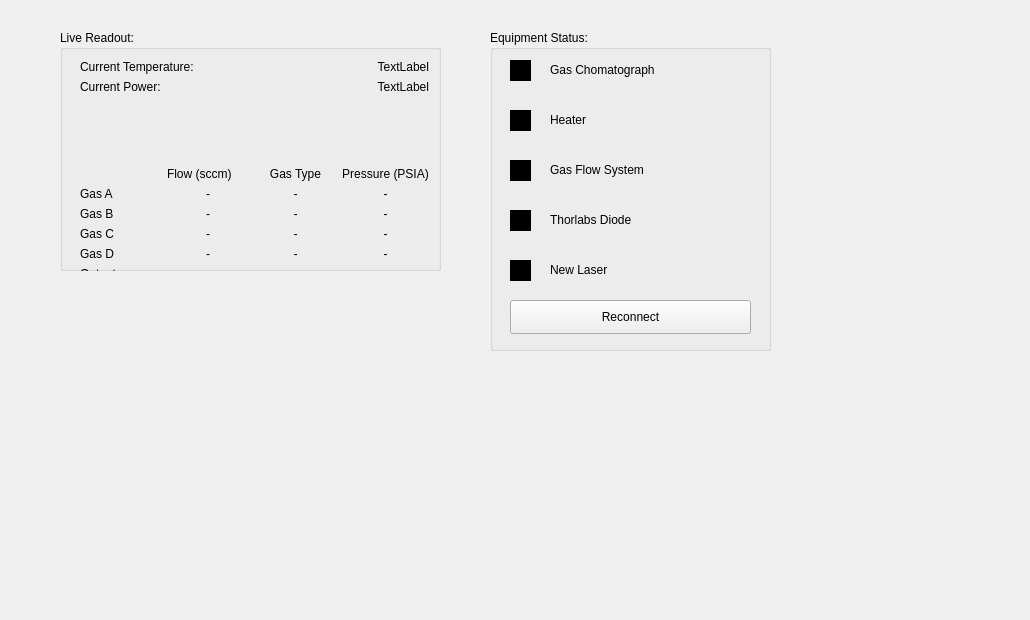
     <widget class="QWidget" name="tabLiveView">
      <attribute name="title">
       <string>Live View</string>
      </attribute>
      <widget class="QLabel" name="label_37">
       <property name="geometry">
        <rect>
         <x>810</x>
         <y>520</y>
         <width>211</width>
         <height>91</height>
        </rect>
       </property>
       <property name="text">
        <string/>
       </property>
       <property name="pixmap">
        <pixmap>../../../../../.designer/backup/gui_style_guides/drawing.svg</pixmap>
       </property>
       <property name="scaledContents">
        <bool>true</bool>
       </property>
       <property name="alignment">
        <set>Qt::AlignCenter</set>
       </property>
      </widget>
      <widget class="QGroupBox" name="groupBox_3">
       <property name="geometry">
        <rect>
         <x>60</x>
         <y>30</y>
         <width>381</width>
         <height>241</height>
        </rect>
       </property>
       <property name="title">
        <string>Live Readout:</string>
       </property>
       <widget class="QWidget" name="layoutWidget_9">
        <property name="geometry">
         <rect>
          <x>20</x>
          <y>30</y>
          <width>349</width>
          <height>221</height>
         </rect>
        </property>
        <layout class="QVBoxLayout" name="verticalLiveReadout1_2">
         <item>
          <layout class="QFormLayout" name="formLayout_5">
           <item row="0" column="0">
            <widget class="QLabel" name="label_91">
             <property name="text">
              <string>Current Temperature:</string>
             </property>
            </widget>
           </item>
           <item row="0" column="1">
            <widget class="QLabel" name="current_temp_2">
             <property name="text">
              <string>TextLabel</string>
             </property>
             <property name="alignment">
              <set>Qt::AlignRight|Qt::AlignTrailing|Qt::AlignVCenter</set>
             </property>
            </widget>
           </item>
           <item row="1" column="0">
            <widget class="QLabel" name="label_92">
             <property name="text">
              <string>Current Power:</string>
             </property>
            </widget>
           </item>
           <item row="1" column="1">
            <widget class="QLabel" name="current_power_2">
             <property name="text">
              <string>TextLabel</string>
             </property>
             <property name="alignment">
              <set>Qt::AlignRight|Qt::AlignTrailing|Qt::AlignVCenter</set>
             </property>
            </widget>
           </item>
          </layout>
         </item>
         <item>
          <layout class="QGridLayout" name="gridLayout_10">
           <item row="0" column="1">
            <widget class="QLabel" name="label_71">
             <property name="text">
              <string>Flow (sccm)</string>
             </property>
            </widget>
           </item>
           <item row="2" column="0">
            <widget class="QLabel" name="label_93">
             <property name="text">
              <string>Gas B</string>
             </property>
            </widget>
           </item>
           <item row="5" column="1">
            <widget class="QLabel" name="current_gasE_flow_2">
             <property name="text">
              <string>-</string>
             </property>
             <property name="alignment">
              <set>Qt::AlignCenter</set>
             </property>
            </widget>
           </item>
           <item row="2" column="1">
            <widget class="QLabel" name="current_gasB_comp_2">
             <property name="text">
              <string>-</string>
             </property>
             <property name="alignment">
              <set>Qt::AlignCenter</set>
             </property>
            </widget>
           </item>
           <item row="5" column="2">
            <widget class="QLabel" name="label_96">
             <property name="text">
              <string>sccm</string>
             </property>
             <property name="alignment">
              <set>Qt::AlignCenter</set>
             </property>
            </widget>
           </item>
           <item row="2" column="2">
            <widget class="QLabel" name="current_gasB_type_2">
             <property name="text">
              <string>-</string>
             </property>
             <property name="alignment">
              <set>Qt::AlignCenter</set>
             </property>
            </widget>
           </item>
           <item row="0" column="2">
            <widget class="QLabel" name="label_70">
             <property name="text">
              <string>Gas Type</string>
             </property>
             <property name="alignment">
              <set>Qt::AlignCenter</set>
             </property>
            </widget>
           </item>
           <item row="3" column="1">
            <widget class="QLabel" name="current_gasC_comp_2">
             <property name="text">
              <string>-</string>
             </property>
             <property name="alignment">
              <set>Qt::AlignCenter</set>
             </property>
            </widget>
           </item>
           <item row="4" column="0">
            <widget class="QLabel" name="label_22">
             <property name="text">
              <string>Gas D</string>
             </property>
            </widget>
           </item>
           <item row="1" column="0">
            <widget class="QLabel" name="label_72">
             <property name="text">
              <string>Gas A</string>
             </property>
            </widget>
           </item>
           <item row="3" column="2">
            <widget class="QLabel" name="current_gasC_type_2">
             <property name="text">
              <string>-</string>
             </property>
             <property name="alignment">
              <set>Qt::AlignCenter</set>
             </property>
            </widget>
           </item>
           <item row="4" column="1">
            <widget class="QLabel" name="current_gasD_comp_2">
             <property name="text">
              <string>-</string>
             </property>
             <property name="alignment">
              <set>Qt::AlignCenter</set>
             </property>
            </widget>
           </item>
           <item row="5" column="0">
            <widget class="QLabel" name="label_95">
             <property name="text">
              <string>Output:</string>
             </property>
            </widget>
           </item>
           <item row="3" column="0">
            <widget class="QLabel" name="label_94">
             <property name="text">
              <string>Gas C</string>
             </property>
            </widget>
           </item>
           <item row="4" column="2">
            <widget class="QLabel" name="current_gasD_type_2">
             <property name="text">
              <string>-</string>
             </property>
             <property name="alignment">
              <set>Qt::AlignCenter</set>
             </property>
            </widget>
           </item>
           <item row="1" column="1">
            <widget class="QLabel" name="current_gasA_comp_2">
             <property name="text">
              <string>-</string>
             </property>
             <property name="alignment">
              <set>Qt::AlignCenter</set>
             </property>
            </widget>
           </item>
           <item row="1" column="2">
            <widget class="QLabel" name="current_gasA_type_2">
             <property name="text">
              <string>-</string>
             </property>
             <property name="alignment">
              <set>Qt::AlignCenter</set>
             </property>
            </widget>
           </item>
           <item row="0" column="3">
            <widget class="QLabel" name="label_29">
             <property name="text">
              <string>Pressure (PSIA)</string>
             </property>
             <property name="alignment">
              <set>Qt::AlignCenter</set>
             </property>
            </widget>
           </item>
           <item row="1" column="3">
            <widget class="QLabel" name="current_gasA_pressure_2">
             <property name="text">
              <string>-</string>
             </property>
             <property name="alignment">
              <set>Qt::AlignCenter</set>
             </property>
            </widget>
           </item>
           <item row="2" column="3">
            <widget class="QLabel" name="current_gasB_pressure_2">
             <property name="text">
              <string>-</string>
             </property>
             <property name="alignment">
              <set>Qt::AlignCenter</set>
             </property>
            </widget>
           </item>
           <item row="3" column="3">
            <widget class="QLabel" name="current_gasC_pressure_2">
             <property name="text">
              <string>-</string>
             </property>
             <property name="alignment">
              <set>Qt::AlignCenter</set>
             </property>
            </widget>
           </item>
           <item row="4" column="3">
            <widget class="QLabel" name="current_gasD_pressure_2">
             <property name="text">
              <string>-</string>
             </property>
             <property name="alignment">
              <set>Qt::AlignCenter</set>
             </property>
            </widget>
           </item>
           <item row="5" column="3">
            <widget class="QLabel" name="current_gasE_pressure_2">
             <property name="text">
              <string>-</string>
             </property>
             <property name="alignment">
              <set>Qt::AlignCenter</set>
             </property>
            </widget>
           </item>
          </layout>
         </item>
        </layout>
       </widget>
      </widget>
      <widget class="QGroupBox" name="groupBox_4">
       <property name="geometry">
        <rect>
         <x>490</x>
         <y>30</y>
         <width>281</width>
         <height>321</height>
        </rect>
       </property>
       <property name="title">
        <string>Equipment Status:</string>
       </property>
       <widget class="QLabel" name="label_25">
        <property name="geometry">
         <rect>
          <x>60</x>
          <y>180</y>
          <width>141</width>
          <height>19</height>
         </rect>
        </property>
        <property name="text">
         <string>Thorlabs Diode</string>
        </property>
       </widget>
       <widget class="LedIndicator" name="heater_Status" native="true">
        <property name="geometry">
         <rect>
          <x>20</x>
          <y>80</y>
          <width>21</width>
          <height>21</height>
         </rect>
        </property>
        <property name="styleSheet">
         <string notr="true">background-color:black</string>
        </property>
       </widget>
       <widget class="LedIndicator" name="gas_Status" native="true">
        <property name="geometry">
         <rect>
          <x>20</x>
          <y>130</y>
          <width>21</width>
          <height>21</height>
         </rect>
        </property>
        <property name="styleSheet">
         <string notr="true">background-color:black</string>
        </property>
       </widget>
       <widget class="QLabel" name="label_23">
        <property name="geometry">
         <rect>
          <x>60</x>
          <y>30</y>
          <width>161</width>
          <height>19</height>
         </rect>
        </property>
        <property name="text">
         <string>Gas Chomatograph</string>
        </property>
       </widget>
       <widget class="QLabel" name="label_24">
        <property name="geometry">
         <rect>
          <x>60</x>
          <y>80</y>
          <width>141</width>
          <height>19</height>
         </rect>
        </property>
        <property name="text">
         <string>Heater</string>
        </property>
       </widget>
       <widget class="LedIndicator" name="diode_Status" native="true">
        <property name="geometry">
         <rect>
          <x>20</x>
          <y>180</y>
          <width>21</width>
          <height>21</height>
         </rect>
        </property>
        <property name="styleSheet">
         <string notr="true">background-color:black</string>
        </property>
       </widget>
       <widget class="QLabel" name="label_26">
        <property name="geometry">
         <rect>
          <x>60</x>
          <y>130</y>
          <width>141</width>
          <height>19</height>
         </rect>
        </property>
        <property name="text">
         <string>Gas Flow System</string>
        </property>
       </widget>
       <widget class="LedIndicator" name="gc_Status" native="true">
        <property name="geometry">
         <rect>
          <x>20</x>
          <y>30</y>
          <width>21</width>
          <height>21</height>
         </rect>
        </property>
        <property name="styleSheet">
         <string notr="true">background-color:black</string>
        </property>
       </widget>
       <widget class="LedIndicator" name="widget_4" native="true">
        <property name="geometry">
         <rect>
          <x>20</x>
          <y>230</y>
          <width>21</width>
          <height>21</height>
         </rect>
        </property>
        <property name="autoFillBackground">
         <bool>false</bool>
        </property>
        <property name="styleSheet">
         <string notr="true">background-color:black</string>
        </property>
       </widget>
       <widget class="QLabel" name="label_27">
        <property name="geometry">
         <rect>
          <x>60</x>
          <y>230</y>
          <width>141</width>
          <height>19</height>
         </rect>
        </property>
        <property name="text">
         <string>New Laser</string>
        </property>
       </widget>
       <widget class="QPushButton" name="eqpt_ReconnectBut">
        <property name="geometry">
         <rect>
          <x>20</x>
          <y>270</y>
          <width>241</width>
          <height>34</height>
         </rect>
        </property>
        <property name="text">
         <string>Reconnect</string>
        </property>
       </widget>
      </widget>
     </widget>
